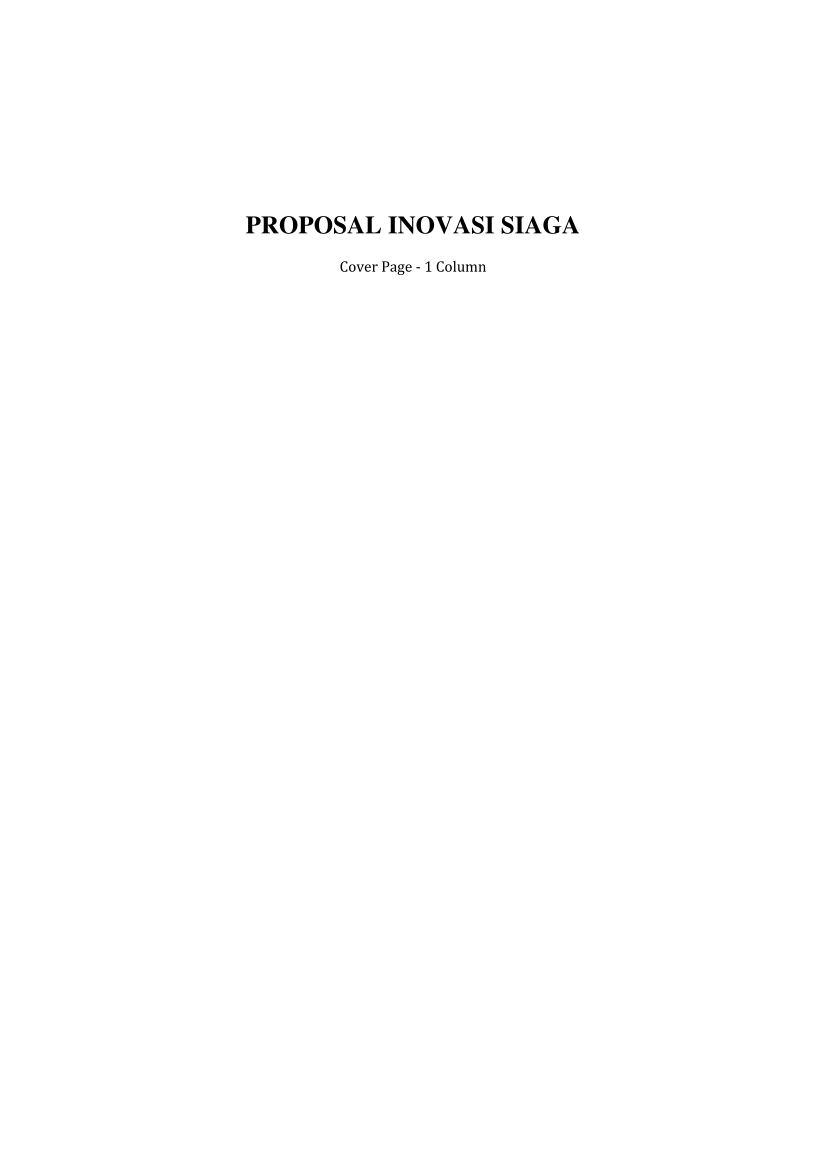

This chart was generated by the following Python code:
import docx
from docx import Document
from docx.shared import Cm, Pt, RGBColor
from docx.enum.text import WD_ALIGN_PARAGRAPH
from docx.enum.table import WD_TABLE_ALIGNMENT, WD_ALIGN_VERTICAL
from docx.enum.section import WD_SECTION
from docx.oxml import parse_xml
from docx.oxml.ns import nsdecls
import win32com.client
import pypdf

doc = Document()

# Section 1: Cover (1-column)
sec1 = doc.sections[0]
sec1.page_width = Cm(21.0)
sec1.page_height = Cm(29.7)
sec1.top_margin = Cm(2.5)
sec1.bottom_margin = Cm(2.5)
sec1.left_margin = Cm(2.5)
sec1.right_margin = Cm(2.5)

p = doc.add_paragraph()
p.paragraph_format.space_before = Pt(80)
p.alignment = WD_ALIGN_PARAGRAPH.CENTER
r = p.add_run("PROPOSAL INOVASI SIAGA")
r.bold = True
r.font.size = Pt(18)
r.font.name = "Times New Roman"

p2 = doc.add_paragraph("Cover Page - 1 Column")
p2.alignment = WD_ALIGN_PARAGRAPH.CENTER

# Section 2: Body (2-column)
sec2 = doc.add_section() # New page for body
sec2.top_margin = Cm(2.0)
sec2.bottom_margin = Cm(2.0)
sec2.left_margin = Cm(2.0)
sec2.right_margin = Cm(2.0)
cols2 = parse_xml(r'<w:cols %s w:num="2" w:space="454"/>' % nsdecls('w'))
sec2._sectPr.append(cols2)

for ch in range(1, 3):
    h = doc.add_paragraph(f"CHAPTER {ch}: TITLE")
    h.runs[0].bold = True
    for _ in range(4):
        p = doc.add_paragraph("Regular 2-column text describing architecture and security principles. " * 6)
        p.alignment = WD_ALIGN_PARAGRAPH.JUSTIFY

# Wide table (Continuous break -> 1 col)
sec_w1 = doc.add_section(WD_SECTION.CONTINUOUS)
sec_w1._sectPr.append(parse_xml(r'<w:cols %s w:num="1"/>' % nsdecls('w')))

p_tbl = doc.add_paragraph("Table 1. Full Width Table Across Both Columns")
p_tbl.runs[0].bold = True
tbl = doc.add_table(rows=3, cols=4)
tbl.alignment = WD_TABLE_ALIGNMENT.CENTER
for row in tbl.rows:
    for cell in row.cells:
        cell.width = Cm(4.0)
        cell.paragraphs[0].text = "Cell Content"

# Return to 2 cols (Continuous break -> 2 col)
sec_c1 = doc.add_section(WD_SECTION.CONTINUOUS)
sec_c1._sectPr.append(parse_xml(r'<w:cols %s w:num="2" w:space="454"/>' % nsdecls('w')))

for _ in range(6):
    p = doc.add_paragraph("Paragraph back in 2 columns following the full-width table. " * 6)
    p.alignment = WD_ALIGN_PARAGRAPH.JUSTIFY

out_docx = r"D:\KULIAH-1\ITENAS\HackNusa\Prototype\SIAGA\scratch\test_builder_flow.docx"
out_pdf = r"D:\KULIAH-1\ITENAS\HackNusa\Prototype\SIAGA\scratch\test_builder_flow.pdf"
doc.save(out_docx)

word = win32com.client.Dispatch("Word.Application")
word.Visible = False
wb = word.Documents.Open(out_docx)
wb.SaveAs(out_pdf, FileFormat=17)
wb.Close()
word.Quit()

reader = pypdf.PdfReader(out_pdf)
print(f"Total pages: {len(reader.pages)}")
